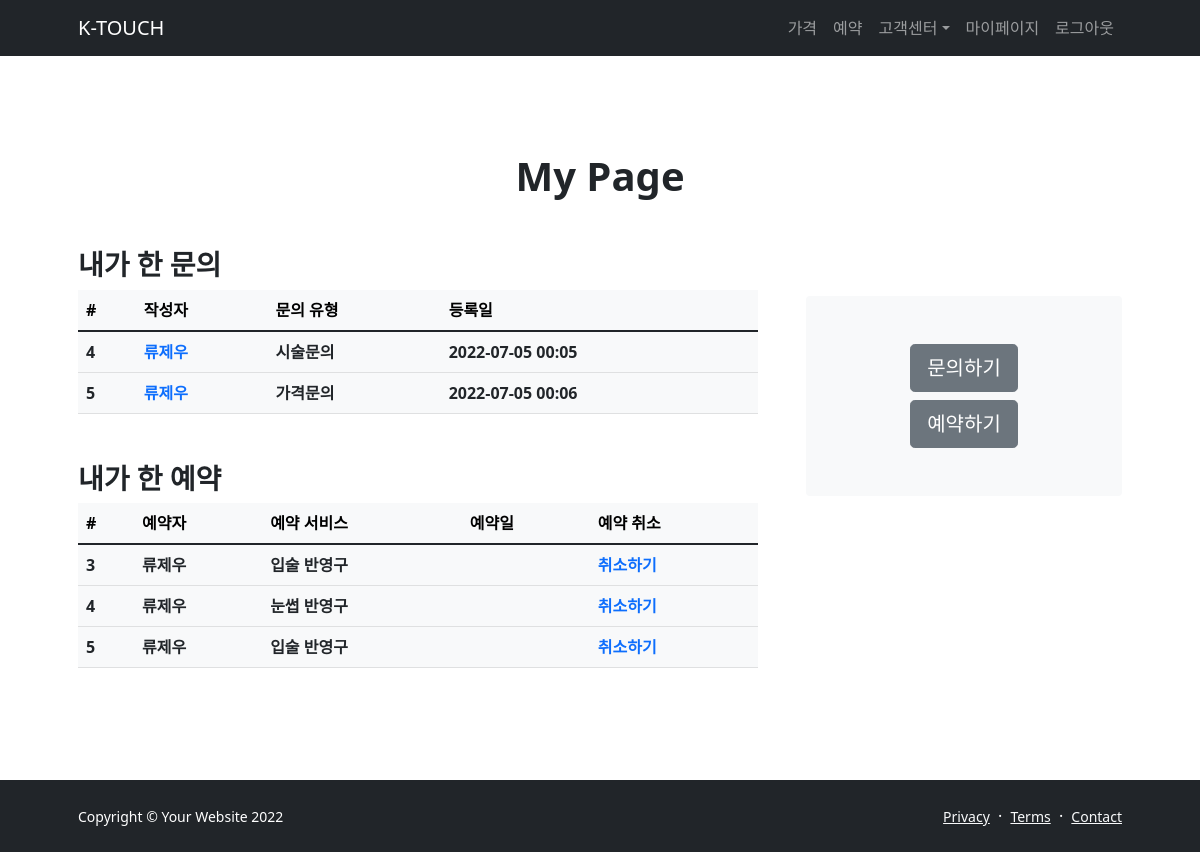
The page /mypage/ (signed in) on the database as committed earlier.
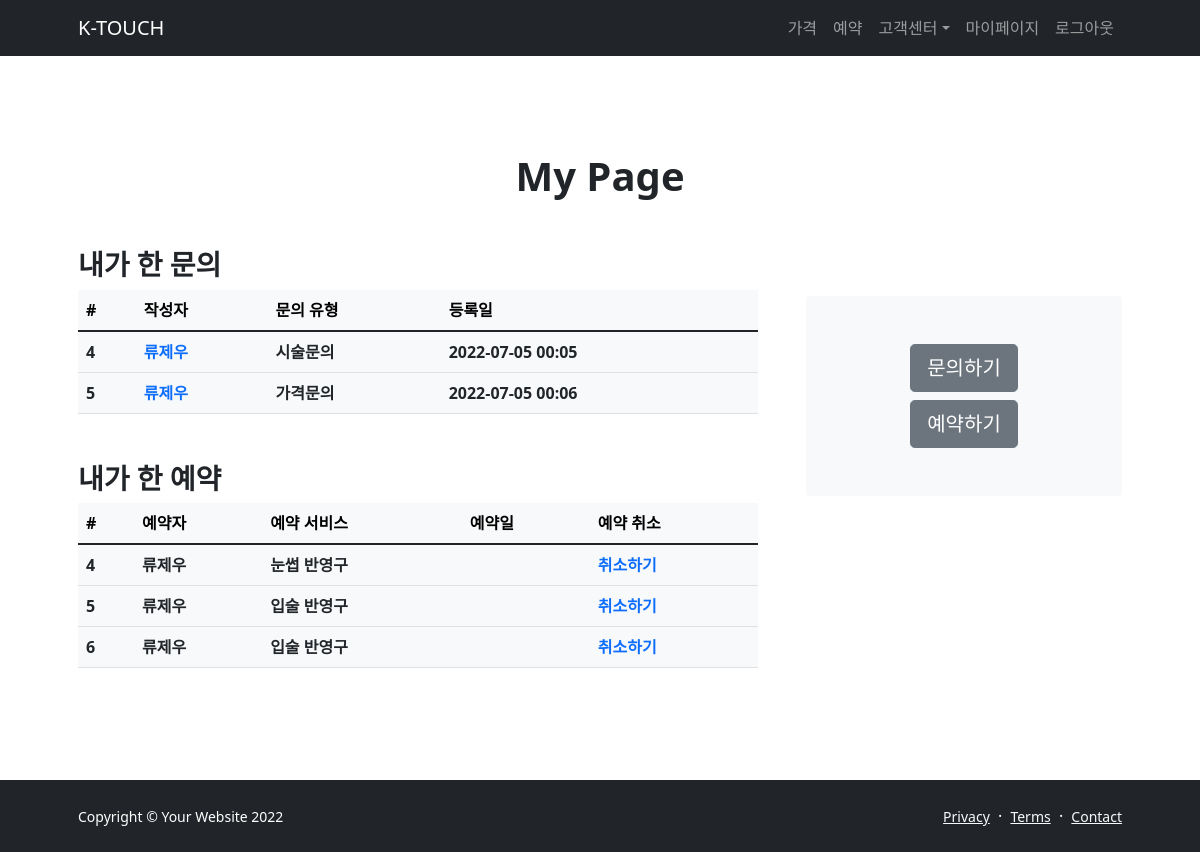
The same page on the database as committed later.
### question/models.py (models this page shows, shortened)
class Question(models.Model):
    user = models.ForeignKey(
        'user.User', on_delete=models.CASCADE, verbose_name='질문자 이름')
    category = models.CharField(
        max_length=10,
        choices=CATEGORY_CHOICES,
        verbose_name='문의 유형'
    )
    contents = models.TextField(verbose_name='질문 내용')
    register_date = models.DateTimeField(
        verbose_name='질문 날짜', auto_now_add=True)
    class Meta:
        db_table = 'question'
        verbose_name = '질문'
        verbose_name_plural = '질문'

### user/models.py (models this page shows)
class User(models.Model):
    uid = models.CharField(verbose_name='아이디', max_length=64, unique=True)
    password = models.CharField(verbose_name='비밀번호', max_length=64)
    phone_number = models.CharField(verbose_name='전화 번호', max_length=16)
    name = models.CharField(verbose_name='이름', max_length=64)
    register_date = models.DateTimeField(
        verbose_name='가입 날짜', auto_now_add=True)
    def __str__(self):
        return self.name
    class Meta:
        db_table = 'user'
        verbose_name = '사용자'
        verbose_name_plural = '사용자'

### reservation/models.py (models this page shows, shortened)
class Reservation(models.Model):
    user = models.ForeignKey(
        'user.User', on_delete=models.CASCADE, verbose_name='예약자 이름')
    service = models.CharField(
        max_length=10, choices=SERVICE_CHOICES, verbose_name='예약 서비스')
    reservation_date = models.DateField(verbose_name='예약 날짜')
    class Meta:
        db_table = 'reservation'
        verbose_name = '예약'
        verbose_name_plural = '예약'

### user/views.py (the view)
# urls.py: path('mypage/', MyPage.as_view()),
@method_decorator(login_required, name='dispatch')
class MyPage(ListView):
    template_name = 'myhistory.html'
    paginate_by = 2
    page_kwarg = 'page'
    def get_queryset(self, **kwargs):
        queryset = Question.objects.filter(
            user__uid=self.request.session.get('uid'))
        return queryset
    def get_context_data(self, **kwargs):
        context = super().get_context_data(**kwargs)
        context['reservations'] = Reservation.objects.filter(
            user__uid=self.request.session.get('uid'))
        return context

### user/templates/myhistory.html
{% extends "base.html" %}
{% load humanize %}
{% block contents %}
<section class="py-5">
    <div class="container px-5 my-5">
        <div class="text-center mb-5">
            <h1 class="fw-bolder">My Page</h1>
        </div>
        <div class="row gx-5">
            <div class="col-xl-8">
                <h3 class="fw-bolder">내가 한 문의</h3>
                <table class="table table-light">
                    <thead class="thead-light">
                        <tr>
                            <th scope="col">#</th>
                            <th scope="col">작성자</th>
                            <th scope="col">문의 유형</th>
                            <th scope="col">등록일</th>
                        </tr>
                    </thead>
                    <tbody class="text-dark">
                        {% for question in object_list %}
                        <tr>
                            <th scope="row">{{ question.id }}</th>
                            <th><a href="/question/{{ question.id }}/" class="text-decoration-none">
                                    {{ question.user }}</a></th>
                            <th>{{ question.category }}</th>
                            <th>{{ question.register_date|date:'Y-m-d H:i' }}</th>
                        </tr>
                        {% endfor %}
                    </tbody>
                </table>
                <h3 class="fw-bolder mt-lg-5">내가 한 예약</h3>
                <table class="table table-light">
                    <thead class="thead-light">
                        <tr>
                            <th scope="col">#</th>
                            <th scope="col">예약자</th>
                            <th scope="col">예약 서비스</th>
                            <th scope="col">예약일</th>
                            <th scope="col">예약 취소</th>
                        </tr>
                    </thead>
                    <tbody class="text-dark">
                        {% for reservation in reservations %}
                        <tr>
                            <th scope="row">{{ reservation.id }}</th>
                            <th>{{ reservation.user }}</th>
                            <th>{{ reservation.service }}</th>
                            <th>{{ reservation.reservation_date|date:'Y-m-d' }}</th>
                            <th><a href="/reservation/{{ reservation.id }}/delete/"
                                    class="text-decoration-none">취소하기</a></th>
                        </tr>
                        {% endfor %}
                    </tbody>
                </table>
            </div>
            <div class="col-xl-4">
                <div class="card border-0 bg-light mt-xl-5">
                    <div class="card-body p-4 py-lg-5">
                        <div class="d-flex align-items-center justify-content-center">
                            <div class="text-center">
                                <div class="d-grid"><button class="btn btn-secondary btn-lg mb-2" type="submit"><a
                                            href="/question/create/"
                                            class="text-decoration-none text-white">문의하기</a></button>
                                </div>
                                <div class="d-grid"><button class="btn btn-secondary btn-lg" type="submit"><a
                                            href="/makereservation/"
                                            class="text-decoration-none text-white">예약하기</a></button>
                                </div>
                            </div>
                        </div>
                    </div>
                </div>
            </div>
        </div>
    </div>
</section>
{% endblock %}

Rows that differ between the two databases and show on the page:
removed Reservation: id "3", user "류제우", service "입술 반영구"
added Reservation: id "6", user "류제우", service "입술 반영구"
